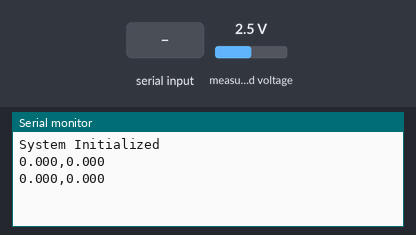
Bench run of a program on a simulated Arduino Uno, built with avr-gcc and run on an emulated ATmega328P. Shown: the last lines printed to the serial monitor. The test bench sets the inputs (shaded band); at power-on: measured voltage 2.5 V.

Above: at 1.5 s.
1.6 s: "help\n" received over Serial
At 2.24 s:
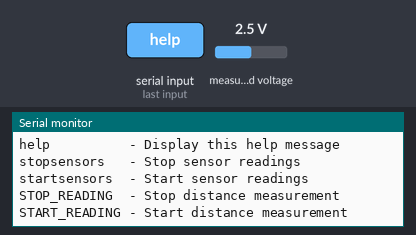
3.3 s: "stopsensors\n" received over Serial
At 4.0 s:
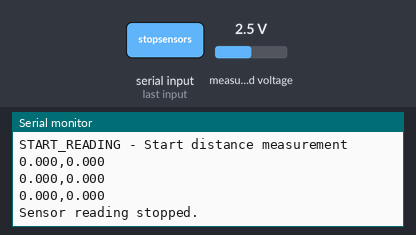
4.8 s: "startsensors\n" received over Serial
At 5.03 s:
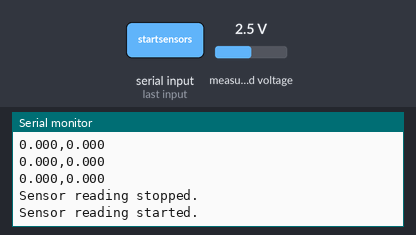
6.3 s: "STOP_READING\n" received over Serial
At 7.1 s:
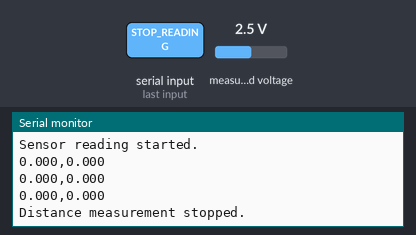
7.8 s: "START_READING\n" received over Serial
At 8.03 s:
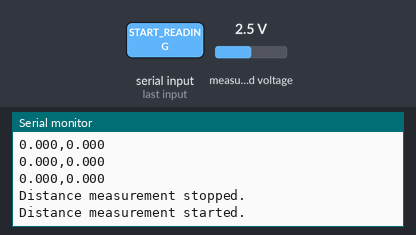

The program:

main.cpp
```cpp
#include <Arduino.h>
#include <Wire.h>
#include <Adafruit_ADS1015.h>

// กำหนดที่อยู่ของเซ็นเซอร์
Adafruit_ADS1115 ads1(0x48); // ตัวที่ 1 (ADDR → GND)
Adafruit_ADS1115 ads2(0x49); // ตัวที่ 2 (ADDR → VDD)

// ค่าคงที่สำหรับการคำนวณระยะทาง
float SCALE_FACTOR1 = 625.990; // mm/V สำหรับ Sensor 1
float SCALE_FACTOR2 = 925.864; // mm/V สำหรับ Sensor 2
float baseVoltage1 = 3.54;
float baseVoltage2 = 3.54;

bool isReadingSensors = true;

// ฟังก์ชัน
float readAverageVoltage(Adafruit_ADS1115 &ads, int samples);
void readAndDisplaySensors();
void handleSerialCommands();
void printHelp();

void setup()
{
  Serial.begin(9600);
  Serial.println("System Initialized");
  Wire.begin();
  ads1.begin();
  ads2.begin();

  // ตั้งค่า Gain หลังจากเริ่มต้น ADS1115
  ads1.setGain(GAIN_ONE);
  ads2.setGain(GAIN_ONE);

  baseVoltage1 = readAverageVoltage(ads1, 20);
  baseVoltage2 = readAverageVoltage(ads2, 20);
}

void loop()
{
  handleSerialCommands(); // ตรวจสอบคำสั่งจาก Serial Monitor
  if (isReadingSensors)
  {
    readAndDisplaySensors(); // อ่านค่าเซ็นเซอร์และแสดงผล
  }
}

void readAndDisplaySensors()
{
  static unsigned long lastSensorReadTime = 0;
  const unsigned long sensorReadInterval = 500; // 500 ms

  if (millis() - lastSensorReadTime >= sensorReadInterval)
  {
    lastSensorReadTime = millis();

    float voltage1 = readAverageVoltage(ads1, 20);
    float voltage2 = readAverageVoltage(ads2, 20);
    float distance1 = max(0.0, SCALE_FACTOR1 * (voltage1 - baseVoltage1));
    float distance2 = max(0.0, SCALE_FACTOR2 * (voltage2 - baseVoltage2));

    Serial.print(distance1, 3);
    Serial.print(",");
    Serial.println(distance2, 3);
  }
}

float readAverageVoltage(Adafruit_ADS1115 &ads, int samples)
{
  double totalVoltage = 0;
  for (int i = 0; i < samples; i++)
  {
    int16_t adcValue = ads.readADC_SingleEnded(0);
    totalVoltage += adcValue * 0.1875 / 1000.0;
  }
  return totalVoltage / samples;
}

// ฟังก์ชันตรวจสอบคำสั่งจาก Serial Monitor
void handleSerialCommands()
{
  if (Serial.available())
  {
    String command = Serial.readStringUntil('\n');
    command.trim();

    if (command == "help")
    {
      printHelp();
    }
    else if (command == "stopsensors")
    {
      isReadingSensors = false;
      Serial.println("Sensor reading stopped.");
    }
    else if (command == "startsensors")
    {
      isReadingSensors = true;
      Serial.println("Sensor reading started.");
    }
    else if (command == "STOP_READING")
    {
      isReadingSensors = false;
      Serial.println("Distance measurement stopped.");
    }
    else if (command == "START_READING")
    {
      isReadingSensors = true;
      Serial.println("Distance measurement started.");
    }
    else
    {
      Serial.println("Invalid command. Type 'help' to see the list of available commands.");
    }
  }
}

void printHelp()
{
  Serial.println("Available commands:");
  Serial.println("help          - Display this help message");
  Serial.println("stopsensors   - Stop sensor readings");
  Serial.println("startsensors  - Start sensor readings");
  Serial.println("STOP_READING  - Stop distance measurement");
  Serial.println("START_READING - Start distance measurement");
}
```

Measured:
- after the input at 1.6 s, the serial monitor: prints a new line after 0.24 s (image 1)
- after the input at 3.3 s, the serial monitor: prints a new line after 0.06 s (image 2)
- after the input at 4.8 s, the serial monitor: prints a new line at once (image 3)
- after the input at 6.3 s, the serial monitor: prints a new line at once (image 4)
- after the input at 7.8 s, the serial monitor: prints a new line at once (image 5)
